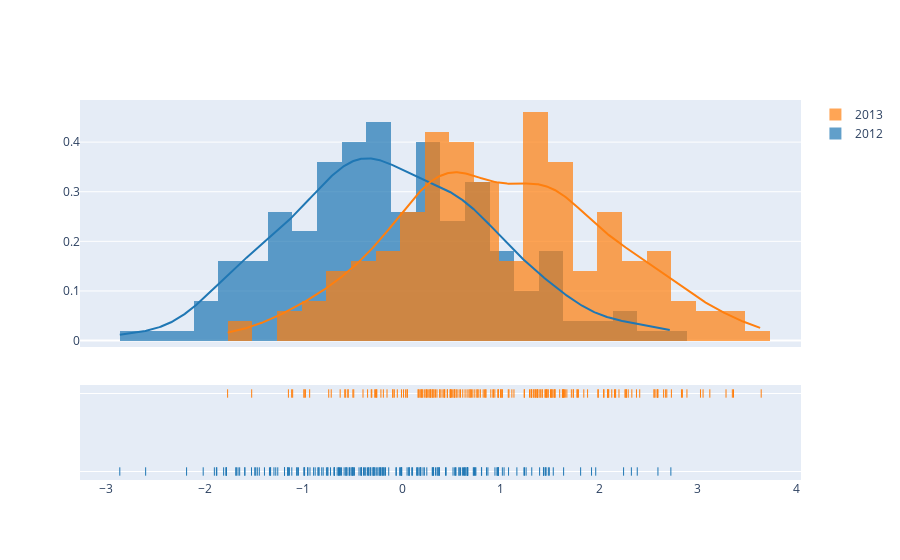

The cell this chart's notebook holds for it:
### Code cell
import plotly.figure_factory as ff
import numpy as np
import pandas as pd

def plot_reconstruction_error(r_error):

    df = pd.DataFrame({'2012': np.random.randn(200),
                       '2013': np.random.randn(200)+1})
    fig = ff.create_distplot([df[c] for c in df.columns], df.columns, bin_size=.25)
    fig.show()
    
plot_reconstruction_error(None)

### Figure 1 — Plotly figure (JSON) as saved in the notebook; plotly's stock layout.template omitted (floating-point values rounded to 4 significant figures; data arrays with more than 128 entries replaced by an {"elided": "..."} marker saying what was removed)
{"data": [{"histnorm": "probability density", "legendgroup": "2012", "marker": {"color": "rgb(31, 119, 180)"}, "name": "2012", "opacity": 0.7, "type": "histogram", "x": {"elided": "200 float values"}, "xaxis": "x", "xbins": {"end": 2.727, "size": 0.25, "start": -2.863}, "yaxis": "y"}, {"histnorm": "probability density", "legendgroup": "2013", "marker": {"color": "rgb(255, 127, 14)"}, "name": "2013", "opacity": 0.7, "type": "histogram", "x": {"elided": "200 float values"}, "xaxis": "x", "xbins": {"end": 3.643, "size": 0.25, "start": -1.769}, "yaxis": "y"}, {"legendgroup": "2012", "marker": {"color": "rgb(31, 119, 180)"}, "mode": "lines", "name": "2012", "showlegend": false, "type": "scatter", "x": {"elided": "500 float values"}, "xaxis": "x", "y": {"elided": "500 float values"}, "yaxis": "y"}, {"legendgroup": "2013", "marker": {"color": "rgb(255, 127, 14)"}, "mode": "lines", "name": "2013", "showlegend": false, "type": "scatter", "x": {"elided": "500 float values"}, "xaxis": "x", "y": {"elided": "500 float values"}, "yaxis": "y"}, {"legendgroup": "2012", "marker": {"color": "rgb(31, 119, 180)", "symbol": "line-ns-open"}, "mode": "markers", "name": "2012", "showlegend": false, "type": "scatter", "x": {"elided": "200 float values"}, "xaxis": "x", "y": {"elided": "200 str values"}, "yaxis": "y2"}, {"legendgroup": "2013", "marker": {"color": "rgb(255, 127, 14)", "symbol": "line-ns-open"}, "mode": "markers", "name": "2013", "showlegend": false, "type": "scatter", "x": {"elided": "200 float values"}, "xaxis": "x", "y": {"elided": "200 str values"}, "yaxis": "y2"}], "layout": {"autosize": true, "barmode": "overlay", "hovermode": "closest", "legend": {"traceorder": "reversed"}, "xaxis": {"anchor": "y2", "autorange": true, "domain": [0, 1], "range": [-3.286, 4.066], "type": "linear", "zeroline": false}, "yaxis": {"anchor": "free", "autorange": true, "domain": [0.35, 1], "position": 0, "range": [-0.01299, 0.4849], "type": "linear"}, "yaxis2": {"anchor": "x", "autorange": true, "domain": [0, 0.25], "dtick": 1, "range": [2012.0, 2013.0], "showticklabels": false, "type": "linear"}}}
